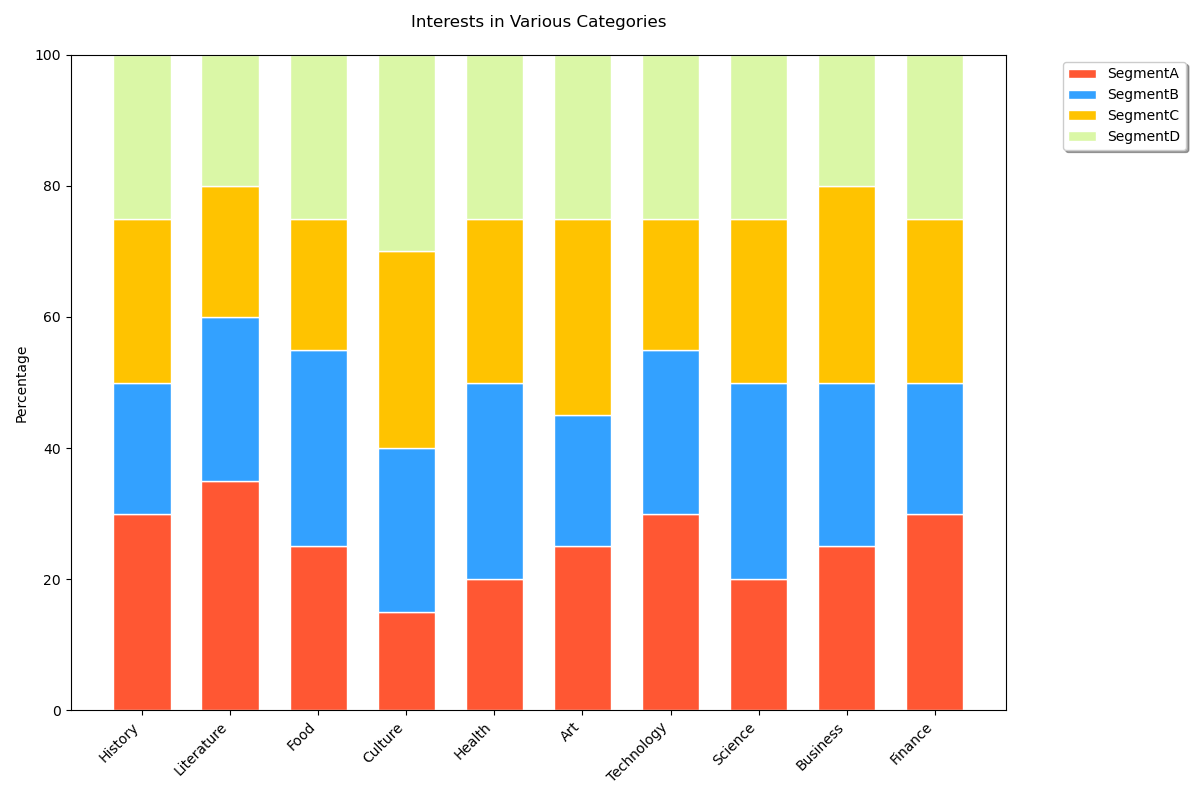

Python code for this plot:

import matplotlib.pyplot as plt
import numpy as np

data = {
    'Category': ['History', 'Literature', 'Food', 'Culture', 'Health', 'Art', 'Technology', 'Science', 'Business', 'Finance'],
    'SegmentA': [30, 35, 25, 15, 20, 25, 30, 20, 25, 30],
    'SegmentB': [20, 25, 30, 25, 30, 20, 25, 30, 25, 20],
    'SegmentC': [25, 20, 20, 30, 25, 30, 20, 25, 30, 25],
    'SegmentD': [25, 20, 25, 30, 25, 25, 25, 25, 20, 25]
}

categories = data['Category']
segments = ['SegmentA', 'SegmentB', 'SegmentC', 'SegmentD']

normalized_data = {
    segment: np.array(data[segment]) / np.sum([data[s] for s in segments], axis=0) * 100 
    for segment in segments
}

segments_stack = np.row_stack(tuple(normalized_data[segment] for segment in segments))

fig, ax = plt.subplots(figsize=(12, 8))

bar_width = 0.65
x_pos = np.arange(len(categories))

for idx, (segment, color) in enumerate(zip(segments, ['#FF5733', '#33A1FF', '#FFC300', '#DAF7A6'])):
    if idx == 0:
        ax.bar(x_pos, segments_stack[idx], width=bar_width, color=color, edgecolor='white')
    else:
        ax.bar(x_pos, segments_stack[idx], width=bar_width, bottom=np.sum(segments_stack[:idx], axis=0), 
               color=color, edgecolor='white')

ax.set_xticks(x_pos)
ax.set_xticklabels(categories, rotation=45, ha='right')

ax.set_title('Interests in Various Categories', pad=20)
ax.set_ylabel('Percentage')
ax.set_ylim(0, 100)
ax.legend(segments, loc='upper right', bbox_to_anchor=(1.2, 1),
          fancybox=True, shadow=True, ncol=1)

plt.tight_layout()
plt.show()
